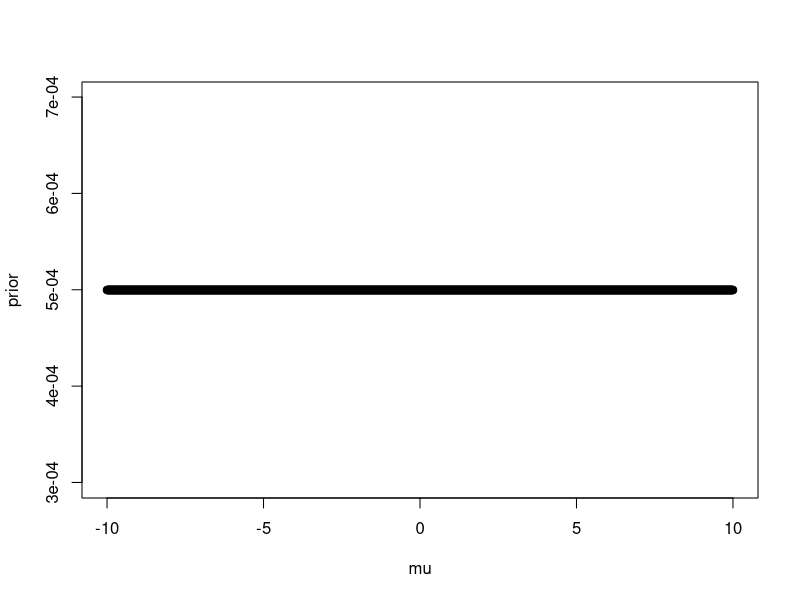
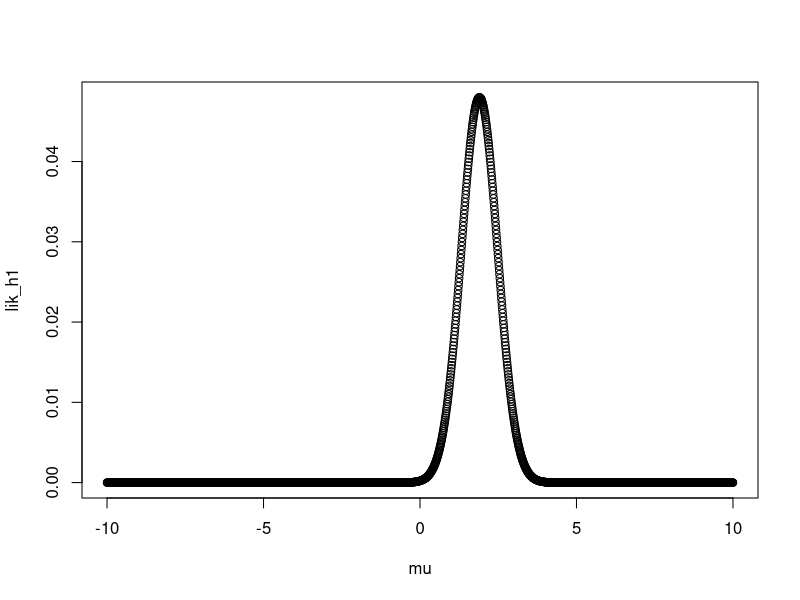

Recreate these plots in R, in order.
## ---- chunk 1
data = list(x=c(1.5, 2.5, 1.7), N=3)
## ---- chunk 2
# priors
mu = seq(-10, 10, 0.01)
prior = dunif(mu, -10, 10)
prior = prior / sum(prior)

plot(mu, prior)

# compute likelihood for H0
lik_h0 = dnorm(data$x[1], 0, 1) * dnorm(data$x[2], 0, 1) * dnorm(data$x[3], 0, 1)
## ---- chunk 3
# compute likelihood for H1 as function of mu
lik_h1 = dnorm(data$x[1], mu, 1) * dnorm(data$x[2], mu, 1) * dnorm(data$x[3], mu, 1)

plot(mu, lik_h1)

# compute marginal likelihood for H1 as function of mu
marg_lik_h1 = sum(prior * lik_h1)

marg_lik_h1
